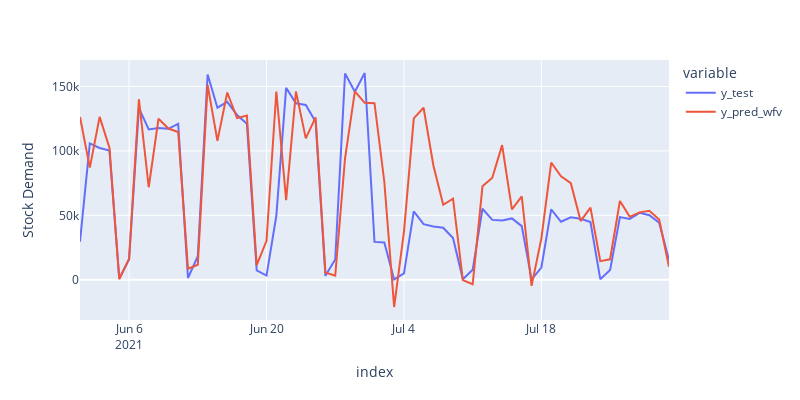

This figure's notebook cell:
### Code cell
df_pred_test = pd.DataFrame(
    {"y_test":y_test, "y_pred_wfv":y_pred_wfv}
)
fig = px.line(df_pred_test, labels={"value":"Stock Demand"},
             height=400,width=800)
fig.show()
